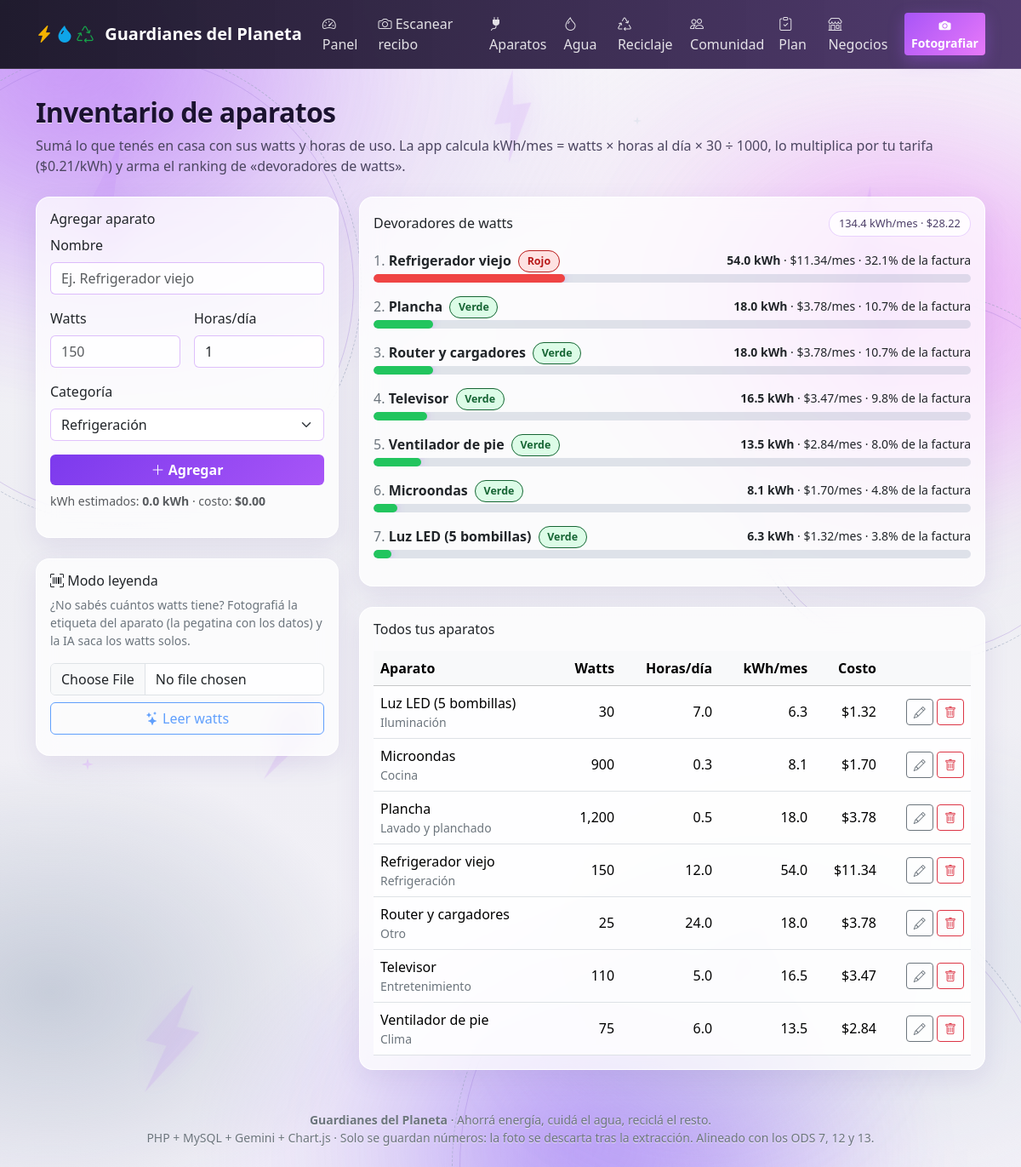
The page /aparatos.php on the database its author committed.
### tables this page shows
CREATE TABLE hogares (
    id         INT UNSIGNED AUTO_INCREMENT PRIMARY KEY,
    alias      VARCHAR(60)  NOT NULL,                  
    tipo       ENUM('hogar','negocio') NOT NULL DEFAULT 'hogar',
    personas   SMALLINT UNSIGNED NOT NULL DEFAULT 4,   
    tarifa     DECIMAL(10,4) NOT NULL DEFAULT 0.2100,  
    tarifa_agua DECIMAL(10,4) NOT NULL DEFAULT 1.2000,  
    creado_en  TIMESTAMP NOT NULL DEFAULT CURRENT_TIMESTAMP
);

CREATE TABLE aparatos (
    id         INT UNSIGNED AUTO_INCREMENT PRIMARY KEY,
    hogar_id   INT UNSIGNED NOT NULL,
    nombre     VARCHAR(80)   NOT NULL,
    watts      SMALLINT UNSIGNED NOT NULL,
    horas_dia  DECIMAL(5,2)  NOT NULL DEFAULT 1.00,
    categoria  VARCHAR(30)   NOT NULL DEFAULT 'otro',
    creado_en  TIMESTAMP NOT NULL DEFAULT CURRENT_TIMESTAMP,
    CONSTRAINT fk_aparatos_hogar FOREIGN KEY (hogar_id) REFERENCES hogares(id) ON DELETE CASCADE,
    INDEX idx_hogar (hogar_id)
);

### includes/db.php (called while the page is built, shortened)
<?php
function db(): PDO
{
    static $pdo = null;
    if ($pdo instanceof PDO) {
        return $pdo;
    }
    $c = cfg('db');
    $dsn = sprintf('mysql:host=%s;port=%d;dbname=%s;charset=%s',
        $c['host'], $c['port'], $c['name'], $c['charset']);
    $pdo = new PDO($dsn, $c['user'], $c['pass'], [
        PDO::ATTR_ERRMODE            => PDO::ERRMODE_EXCEPTION,
        PDO::ATTR_DEFAULT_FETCH_MODE => PDO::FETCH_ASSOC,
        PDO::ATTR_EMULATE_PREPARES   => false,
    ]);
    return $pdo;
}

### includes/helpers.php (called while the page is built, shortened)
<?php
require_once __DIR__ . '/db.php';
function cfg(string $ruta, mixed $def = null): mixed
{
    static $config = null;
    if ($config === null) {
        $config = require dirname(__DIR__) . '/config.php';
    }
    $valor = $config;
    foreach (explode('.', $ruta) as $parte) {
        $valor = $valor[$parte];
    }
    return $valor;
}
function e(mixed $texto): string
{
    return htmlspecialchars((string) $texto, ENT_QUOTES, 'UTF-8');
}
function usd(float|int|string|null $n): string
{
    return '$' . number_format((float) $n, 2);
}
function num(float|int|string|null $n, int $dec = 1): string
{
    return number_format((float) $n, $dec, '.', ',');
}
function kwhMes(float $watts, float $horasDia): float
{
    return ($watts * $horasDia * 30) / 1000;
}
function costoDe(float $kwh, float $tarifa): float
{
    return $kwh * $tarifa;
}
function pctFactura(float $kwhAparato, float $kwhTotal): float
{
    return $kwhTotal > 0 ? ($kwhAparato / $kwhTotal) * 100 : 0.0;
}
function semaforo(float $pct): string
{
    if ($pct >= 25) return 'rojo';
    return 'verde';
}
function etiquetaSemaforo(string $s): string
{
    return ['rojo' => 'Rojo', 'amarillo' => 'Amarillo', 'verde' => 'Verde'][$s] ?? $s;
}
function hogarActual(): ?array
{
    $id = (int) (cfg('hogar_default') ?: 1);
    $st = db()->prepare('SELECT * FROM hogares WHERE id = ?');
    $st->execute([$id]);
    $hogar = $st->fetch();
    return $hogar ?: null;
}
function tarifaDe(?array $hogar): float
{
    return $hogar ? (float) $hogar['tarifa'] : (float) cfg('tarifa_default', 0.21);
}
function ultimoRecibo(int $hogarId): ?array
{
    $st = db()->prepare('SELECT * FROM recibos WHERE hogar_id = ? ORDER BY fecha DESC, id DESC LIMIT 1');
    $st->execute([$hogarId]);
    $r = $st->fetch();
    return $r ?: null;
}
function listaAparatos(int $hogarId): array
{
    $st = db()->prepare('SELECT * FROM aparatos WHERE hogar_id = ? ORDER BY nombre');
    $st->execute([$hogarId]);
    return $st->fetchAll();
}
function rankingAparatos(int $hogarId, float $tarifa, float $kwhFactura): array
{
    $filas = [];
    foreach (listaAparatos($hogarId) as $a) {
        $kwh = kwhMes((float) $a['watts'], (float) $a['horas_dia']);
        $pct = pctFactura($kwh, $kwhFactura);
        $filas[] = [
            'id'     => (int) $a['id'],
            'nombre' => $a['nombre'],
            'categoria' => $a['categoria'],
            'watts'  => (float) $a['watts'],
            'horas'  => (float) $a['horas_dia'],
            'kwh'    => $kwh,
            'costo'  => costoDe($kwh, $tarifa),
            'pct'    => $pct,
            'semaforo' => semaforo($pct),
        ];
    }
    usort($filas, fn($x, $y) => $y['kwh'] <=> $x['kwh']);
    return $filas;
}

### config.php (called while the page is built, shortened)
<?php
$local = is_file(__DIR__ . '/config.local.php')
    ? include __DIR__ . '/config.local.php'
    : [];
$geminiKey = $local['gemini_api_key'] ?? '';
if ($geminiKey === '') {
    $geminiKey = getenv('GEMINI_API_KEY') ?: '';
}
$dbPass = $local['db_pass'] ?? '';
return [
    'db' => [
        'host'    => '127.0.0.1',
        'port'    => 3306,
        'name'    => 'guardianes_del_planeta',
        'user'    => 'root',
        'pass'    => $dbPass,
        'charset' => 'utf8mb4',
    ],
    'gemini' => [
        'api_key'   => $geminiKey,
        'model'     => 'gemini-3.5-flash-lite',
        'fallbacks' => ['gemini-3.8-flash', 'gemini-flash-latest'],
        'timeout'   => 45,
    ],
    'hogar_default' => 1,
    'tarifa_default' => 0.21,
    'tarifa_agua_default' => 1.20,
    'co2_por_kwh'    => 0.42,
    'co2_por_kg_reciclado' => [
        'plastico' => 1.5, 'metal' => 4.0, 'carton' => 0.9,
        'papel' => 1.0, 'vidrio' => 0.3, 'otro' => 0.5,
    ],
    'valor_usd_por_kg' => [
        'plastico' => 0.25, 'metal' => 0.80, 'carton' => 0.05,
        'papel' => 0.10, 'vidrio' => 0.02, 'otro' => 0.10,
    ],
    'precio_pupusa'  => 0.15,
];

### aparatos.php (the view, shortened to what this page needs)
<?php
require __DIR__ . '/includes/header.php';
$hogarId  = (int) $hogar['id'];
$tarifa   = tarifaDe($hogar);
$ultimo   = ultimoRecibo($hogarId);
$kwhTotal = $ultimo ? (float) $ultimo['kwh'] : 0.0;
$editar = null;
$aparatos  = listaAparatos($hogarId);
$ranking   = rankingAparatos($hogarId, $tarifa, $kwhTotal);
$totalkwh  = array_sum(array_column($ranking, 'kwh'));
$costoTotal = array_sum(array_column($ranking, 'costo'));
$categorias = ['refrigeracion', 'lavado', 'cocina', 'clima', 'entretenimiento', 'iluminacion', 'otro'];
$etiquetasCat = [
    'refrigeracion' => 'Refrigeración', 'lavado' => 'Lavado y planchado', 'cocina' => 'Cocina',
    'clima' => 'Clima', 'entretenimiento' => 'Entretenimiento', 'iluminacion' => 'Iluminación', 'otro' => 'Otro',
];
?>
<header class="pagina-titulo mb-4">
  <h1 class="h2 mb-2">Inventario de aparatos</h1>
  <p class="mb-0">
    Sumá lo que tenés en casa con sus watts y horas de uso. La app calcula kWh/mes =
    watts × horas al día × 30 ÷ 1000, lo multiplica por tu tarifa
    (<?= usd($tarifa) ?>/kWh) y arma el ranking de «devoradores de watts».
  </p>
</header>
<div class="row g-4">
  <div class="col-lg-4">
    <div class="card card-tarifa mb-4">
      <div class="card-body">
        <h2 class="h6"><?= $editar ? 'Editar aparato' : 'Agregar aparato' ?></h2>
        <form method="post" action="aparatos.php" class="formulario-ia">
          <div class="mb-3">
            <label class="form-label">Nombre</label>
            <input class="form-control" name="nombre" id="aNombre"
                   value="<?= e($editar['nombre'] ?? '') ?>" placeholder="Ej. Refrigerador viejo" required>
          </div>
          <div class="row g-3 mb-3">
            <div class="col-6">
              <label class="form-label">Watts</label>
              <input type="number" step="1" min="1" class="form-control" name="watts" id="aWatts"
                     value="<?= e($editar['watts'] ?? '') ?>" placeholder="150" required>
            </div>
            <div class="col-6">
              <label class="form-label">Horas/día</label>
              <input type="number" step="0.5" min="0" max="24" class="form-control" name="horas_dia" id="aHoras"
                     value="<?= e($editar['horas_dia'] ?? '1') ?>" required>
            </div>
          </div>
          <div class="mb-3">
            <label class="form-label">Categoría</label>
            <select class="form-select" name="categoria" id="aCategoria">
              <?php foreach ($categorias as $c): ?>
                <option value="<?= $c ?>" <?= ($editar['categoria'] ?? '') === $c ? 'selected' : '' ?>>
                  <?= $etiquetasCat[$c] ?>
                </option>
              <?php endforeach; ?>
            </select>
          </div>
          <div class="d-flex gap-2">
            <button class="btn btn-primary fw-semibold flex-grow-1">
              <i class="bi bi-plus-lg"></i> <?= $editar ? 'Guardar cambios' : 'Agregar' ?>
            </button>
          </div>
          <p class="form-text mt-2">kWh estimados:
            <strong id="vistaKwh">—</strong> · costo: <strong id="vistaCosto">—</strong></p>
        </form>
      </div>
    </div>
    <div class="card card-tarifa">
      <div class="card-body">
        <h2 class="h6"><i class="bi bi-upc-scan"></i> Modo leyenda</h2>
        <p class="small text-secondary">
          ¿No sabés cuántos watts tiene? Fotografiá la etiqueta del aparato (la pegatina con los datos)
          y la IA saca los watts solos.
        </p>
        <input type="file" id="inputEtiqueta" accept="image/*" capture="environment" class="form-control mb-2">
        <button id="btnEtiqueta" class="btn btn-outline-primary w-100" disabled>
          <i class="bi bi-stars"></i> Leer watts
        </button>
      </div>
    </div>
  </div>
  <div class="col-lg-8">
    <div class="card card-tarifa mb-4">
      <div class="card-body">
        <div class="d-flex justify-content-between align-items-center mb-3">
          <h2 class="h6 mb-0">Devoradores de watts</h2>
          <span class="chip"><?= num($totalkwh) ?> kWh/mes · <?= usd($costoTotal) ?></span>
        </div>
        <?php if (!$ranking): ?>
          <p class="text-secondary mb-0">Agregá tu primer aparato con el formulario de la izquierda.</p>
        <?php else: ?>
          <?php foreach ($ranking as $i => $a): ?>
            <div class="mb-3">
              <div class="d-flex justify-content-between align-items-center flex-wrap gap-1">
                <div>
                  <span class="text-secondary"><?= $i + 1 ?>.</span>
                  <strong><?= e($a['nombre']) ?></strong>
                  <span class="badge-sem semaforo-<?= $a['semaforo'] ?> ms-1"><?= etiquetaSemaforo($a['semaforo']) ?></span>
                </div>
                <div class="text-end small">
                  <strong><?= num($a['kwh']) ?> kWh</strong> · <?= usd($a['costo']) ?>/mes
                  <?php if ($kwhTotal): ?>
                    · <?= num($a['pct']) ?>% de la factura
                  <?php endif; ?>
                </div>
              </div>
              <div class="barra-fila mt-1">
                <span style="width:<?= (int) min(100, $a['pct'] ?: 10) ?>%;
                  background:<?= ['rojo' => '#ef4444', 'amarillo' => '#f5b301', 'verde' => '#22c55e'][$a['semaforo']] ?>"></span>
              </div>
            </div>
          <?php endforeach; ?>
        <?php endif; ?>
      </div>
    </div>
    <div class="card card-tarifa">
      <div class="card-body">
        <h2 class="h6 mb-3">Todos tus aparatos</h2>
        <?php if (!$aparatos): ?>
          <p class="text-secondary mb-0">Sin aparatos cargados todavía.</p>
        <?php else: ?>
          <div class="table-responsive">
            <table class="table align-middle mb-0">
              <thead class="table-light">
                <tr>
                  <th>Aparato</th><th class="text-end">Watts</th><th class="text-end">Horas/día</th>
                  <th class="text-end">kWh/mes</th><th class="text-end">Costo</th><th></th>
                </tr>
              </thead>
              <tbody>
              <?php foreach ($aparatos as $a): ?>
                <?php $k = kwhMes((float) $a['watts'], (float) $a['horas_dia']); ?>
                <tr>
                  <td>
                    <?= e($a['nombre']) ?>
                    <div class="small text-secondary"><?= e($etiquetasCat[$a['categoria']] ?? $a['categoria']) ?></div>
                  </td>
                  <td class="text-end"><?= num($a['watts'], 0) ?></td>
                  <td class="text-end"><?= num($a['horas_dia']) ?></td>
                  <td class="text-end"><?= num($k) ?></td>
                  <td class="text-end"><?= usd(costoDe($k, $tarifa)) ?></td>
                  <td class="text-end text-nowrap">
                    <a class="btn btn-sm btn-outline-secondary" href="aparatos.php?editar=<?= (int) $a['id'] ?>">
                      <i class="bi bi-pencil"></i>
                    </a>
                    <form method="post" action="aparatos.php" class="d-inline"
                          onsubmit="return confirm('¿Borrar <?= e(addslashes($a['nombre'])) ?>?')">
                      <button class="btn btn-sm btn-outline-danger"><i class="bi bi-trash"></i></button>
                    </form>
                  </td>
                </tr>
              <?php endforeach; ?>
              </tbody>
            </table>
          </div>
        <?php endif; ?>
      </div>
    </div>
  </div>
</div>
<?php require __DIR__ . '/includes/footer.php'; ?>

### assets/css/app.css (style rules this page uses)
:root { --gd-oscuro: #101827; --gd-verde: #22c55e; --gd-amarillo: #f5b301; --aura-violeta: #a855f7; --aura-fucsia: #e879f9; --aura-plata: #cbd5e1; --tinta: #1b1230; --pilar-reciclaje: #16a34a; --pilar-agua: #0ea5e9; --pilar-energia: #f5b301; }
* { box-sizing: border-box; }
body { font-family: system-ui, -apple-system, "Segoe UI", sans-serif; color: var(--tinta); min-height: 100vh; overflow-x: hidden; background: linear-gradient(180deg, #f7f6fa 0%, #eeeef3 45%, #f3f1f8 100%); }
.pagina-titulo { padding-top: .5rem; }
.pagina-titulo h1, .pagina-titulo h2 { font-weight: 800; letter-spacing: -.02em; color: var(--tinta); text-shadow: 0 1px 0 rgba(255, 255, 255, .65); }
.pagina-titulo p { color: #4b4560; }
.card-tarifa, .grafica-caja, .alert, .form-control, .form-select, .table, .navbar { background-color: rgba(255, 255, 255, .74); }
.card-tarifa { border: 1px solid rgba(255, 255, 255, .9); border-radius: 1rem; box-shadow: 0 10px 30px rgba(90, 55, 160, .10); backdrop-filter: blur(12px); -webkit-backdrop-filter: blur(12px); }
.btn-outline-primary { border-color: var(--aura-violeta); color: var(--aura-violeta); }
.btn-primary { background: linear-gradient(135deg, #7c3aed, #a855f7); border: none; color: #fff; }
.semaforo-rojo { background: #fee2e2; color: #b91c1c; border-color: #fca5a5; }
.semaforo-verde { background: #dcfce7; color: #166534; border-color: #86efac; }
.badge-sem { border: 1px solid; border-radius: 999px; padding: .2rem .6rem; font-weight: 600; font-size: .78rem; }
.barra-fila { background: rgba(148, 163, 184, .28); border-radius: 999px; height: 10px; overflow: hidden; }
.barra-fila > span { display: block; height: 100%; border-radius: 999px; box-shadow: 0 0 10px rgba(168, 85, 247, .35); }
.formulario-ia .form-control, .formulario-ia .form-select { border-color: rgba(168, 85, 247, .35); background-color: rgba(255, 255, 255, .8); }
.chip { background: rgba(255, 255, 255, .8); border: 1px solid rgba(168, 85, 247, .25); color: #4c3f68; border-radius: 999px; padding: .25rem .7rem; font-size: .8rem; }
.table { --bs-table-bg: transparent; }

### rows shown on the page
hogares: tarifa "$0.21"
aparatos: nombre "Refrigerador viejo", semaforo "Rojo", kwh "54.0", costo "$11.34", pct "32.1", min(100, $a['pct'] ?: 10) 32 (drawn), categoria "Refrigeración", watts "150", horas_dia "12.0", num($k) "54.0", usd(costoDe($k, $tarifa)) "$11.34"
aparatos: nombre "Plancha", semaforo "Verde", kwh "18.0", costo "$3.78", pct "10.7", min(100, $a['pct'] ?: 10) 10 (drawn), categoria "Lavado y planchado", watts "1,200", horas_dia "0.5", num($k) "18.0", usd(costoDe($k, $tarifa)) "$3.78"
aparatos: nombre "Router y cargadores", semaforo "Verde", kwh "18.0", costo "$3.78", pct "10.7", min(100, $a['pct'] ?: 10) 10 (drawn), categoria "Otro", watts "25", horas_dia "24.0", num($k) "18.0", usd(costoDe($k, $tarifa)) "$3.78"
aparatos: nombre "Televisor", semaforo "Verde", kwh "16.5", costo "$3.47", pct "9.8", min(100, $a['pct'] ?: 10) 9 (drawn), categoria "Entretenimiento", watts "110", horas_dia "5.0", num($k) "16.5", usd(costoDe($k, $tarifa)) "$3.47"
aparatos: nombre "Ventilador de pie", semaforo "Verde", kwh "13.5", costo "$2.84", pct "8.0", min(100, $a['pct'] ?: 10) 8 (drawn), categoria "Clima", watts "75", horas_dia "6.0", num($k) "13.5", usd(costoDe($k, $tarifa)) "$2.84"
aparatos: nombre "Microondas", semaforo "Verde", kwh "8.1", costo "$1.70", pct "4.8", min(100, $a['pct'] ?: 10) 4 (drawn), categoria "Cocina", watts "900", horas_dia "0.3", num($k) "8.1", usd(costoDe($k, $tarifa)) "$1.70"
aparatos: nombre "Luz LED (5 bombillas)", semaforo "Verde", kwh "6.3", costo "$1.32", pct "3.8", min(100, $a['pct'] ?: 10) 3 (drawn), categoria "Iluminación", watts "30", horas_dia "7.0", num($k) "6.3", usd(costoDe($k, $tarifa)) "$1.32"

### other values the page prints
num($totalkwh) "134.4"
usd($costoTotal) "$28.22"
form field categoria "Refrigeración"
